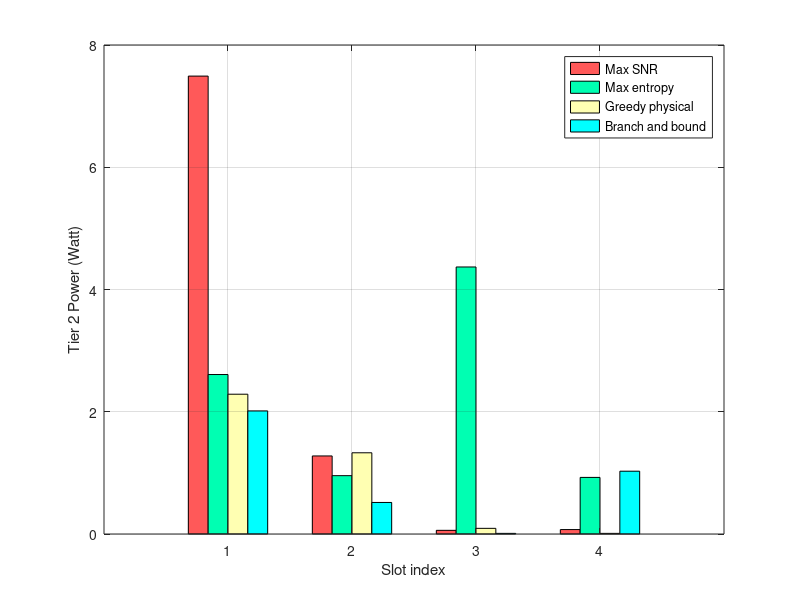

MATLAB code for this plot:
clc;
clear;

totalNodes=20;
N = 4;
totalTime = 100.0; % 100ms

BB =         [2.0140 0.5161 0.0103 1.0275];
maxSNR =     [7.4914 1.2771 0.0601 0.0727];
maxEntropy = [2.6090 0.9546 4.3686 0.926];
greedyPhy =  [2.2870 1.3287 0.0926 0.0103];

%BB = sort(BB,'descend');
%maxSNR = sort(maxSNR,'descend');
%maxEntropy = sort(maxEntropy,'descend');
%greedyPhy = sort(greedyPhy,'descend');

slot = [1 2 3 4]; 

tier2Power = [];
for i=1:length(slot)
    tier2Power = [tier2Power; maxSNR(i) maxEntropy(i) greedyPhy(i) BB(i)];
end

Obar = bar(slot,tier2Power,'hist');
set(Obar(1),'FaceColor',[1 0.35 0.35]);
set(Obar(2),'FaceColor',[0 1 0.7]);
set(Obar(3),'FaceColor',[1 1 0.7]);
set(Obar(4),'FaceColor',[0 1 1]);

set(gca,'xticklabel');
xlabel(gca,'Slot index');
ylabel(gca,'Tier 2 Power (Watt)');
%title('|S|=24, |H|=4, T+N*\tau = 100(s)');
legend('Max SNR','Max entropy','Greedy physical','Branch and bound','location','NorthEast');
grid on;
hold off;
